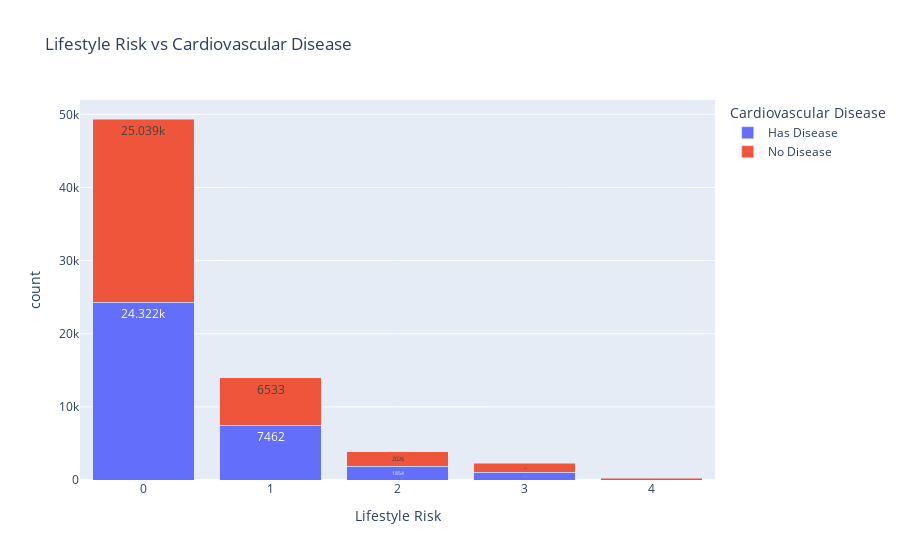

Notebook code cell kept with this figure:
### Markdown cell above
# Do lifestyle_risk affect cardiovascular disease risk?

### Code cell
df["cardio_label"] = df["cardio"].map({0: "No Disease", 1: "Has Disease"}).fillna(df["cardio"])

counts = df.groupby(["lifestyle_risk", "cardio_label"]).size().reset_index(name="count")


fig = px.bar(
    counts,
    x="lifestyle_risk",
    y="count",
    color="cardio_label",
    barmode="stack",
    title="Lifestyle Risk vs Cardiovascular Disease",
    labels={"lifestyle_risk": "Lifestyle Risk", "cardio_label": "Cardiovascular Disease"}
)

fig.update_traces(texttemplate='%{y}', textposition="inside")

fig.show()

### Figure 1 — Plotly figure (JSON) as saved in the notebook; plotly's stock layout.template omitted (floating-point values rounded to 4 significant figures)
{"data": [{"hovertemplate": "Cardiovascular Disease=Has Disease<br>Lifestyle Risk=%{x}<br>count=%{y}<extra></extra>", "legendgroup": "Has Disease", "marker": {"color": "#636efa", "pattern": {"shape": ""}}, "name": "Has Disease", "orientation": "v", "showlegend": true, "textposition": "inside", "texttemplate": "%{y}", "type": "bar", "x": [0, 1, 2, 3, 4], "xaxis": "x", "y": [24322, 7462, 1854, 1065, 156], "yaxis": "y"}, {"hovertemplate": "Cardiovascular Disease=No Disease<br>Lifestyle Risk=%{x}<br>count=%{y}<extra></extra>", "legendgroup": "No Disease", "marker": {"color": "#EF553B", "pattern": {"shape": ""}}, "name": "No Disease", "orientation": "v", "showlegend": true, "textposition": "inside", "texttemplate": "%{y}", "type": "bar", "x": [0, 1, 2, 3, 4], "xaxis": "x", "y": [25039, 6533, 2026, 1224, 126], "yaxis": "y"}], "layout": {"barmode": "stack", "legend": {"title": {"text": "Cardiovascular Disease"}, "tracegroupgap": 0}, "title": {"text": "Lifestyle Risk vs Cardiovascular Disease"}, "xaxis": {"anchor": "y", "domain": [0, 1], "title": {"text": "Lifestyle Risk"}}, "yaxis": {"anchor": "x", "domain": [0, 1], "title": {"text": "count"}}}}
